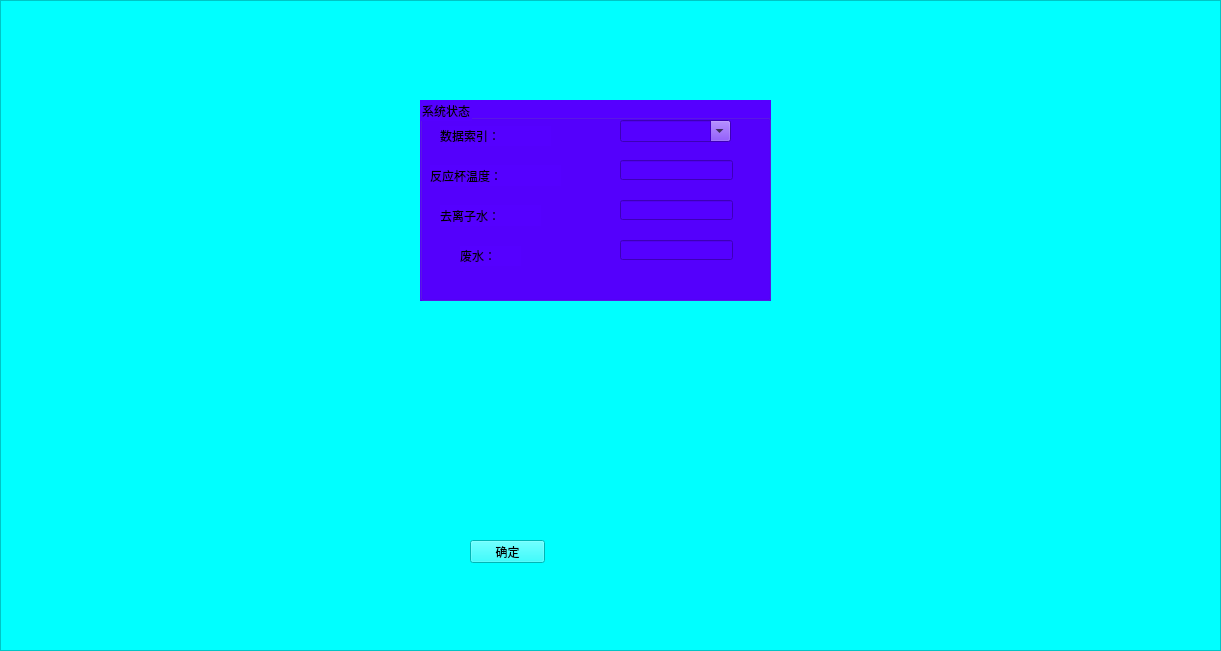
   <widget class="QFrame" name="frame">
    <property name="geometry">
     <rect>
      <x>0</x>
      <y>69</y>
      <width>1221</width>
      <height>651</height>
     </rect>
    </property>
    <property name="autoFillBackground">
     <bool>false</bool>
    </property>
    <property name="styleSheet">
     <string notr="true">background-color: rgb(0, 255, 255);</string>
    </property>
    <property name="frameShape">
     <enum>QFrame::StyledPanel</enum>
    </property>
    <property name="frameShadow">
     <enum>QFrame::Raised</enum>
    </property>
    <widget class="QGroupBox" name="groupBox">
     <property name="geometry">
      <rect>
       <x>420</x>
       <y>100</y>
       <width>351</width>
       <height>201</height>
      </rect>
     </property>
     <property name="styleSheet">
      <string notr="true">background-color: rgb(85, 0, 255);</string>
     </property>
     <property name="title">
      <string>系统状态</string>
     </property>
     <widget class="QLabel" name="label">
      <property name="geometry">
       <rect>
        <x>20</x>
        <y>26</y>
        <width>111</width>
        <height>20</height>
       </rect>
      </property>
      <property name="text">
       <string>数据索引：</string>
      </property>
     </widget>
     <widget class="QLabel" name="label_2">
      <property name="geometry">
       <rect>
        <x>10</x>
        <y>65</y>
        <width>131</width>
        <height>21</height>
       </rect>
      </property>
      <property name="text">
       <string>反应杯温度：</string>
      </property>
     </widget>
     <widget class="QLabel" name="label_3">
      <property name="geometry">
       <rect>
        <x>20</x>
        <y>105</y>
        <width>101</width>
        <height>21</height>
       </rect>
      </property>
      <property name="text">
       <string>去离子水：</string>
      </property>
     </widget>
     <widget class="QLabel" name="label_4">
      <property name="geometry">
       <rect>
        <x>40</x>
        <y>146</y>
        <width>61</width>
        <height>20</height>
       </rect>
      </property>
      <property name="text">
       <string>废水：</string>
      </property>
     </widget>
     <widget class="QComboBox" name="comboBox">
      <property name="geometry">
       <rect>
        <x>200</x>
        <y>20</y>
        <width>111</width>
        <height>22</height>
       </rect>
      </property>
      <property name="editable">
       <bool>true</bool>
      </property>
     </widget>
     <widget class="QLineEdit" name="lineEdit">
      <property name="geometry">
       <rect>
        <x>200</x>
        <y>60</y>
        <width>113</width>
        <height>20</height>
       </rect>
      </property>
     </widget>
     <widget class="QLineEdit" name="lineEdit_2">
      <property name="geometry">
       <rect>
        <x>200</x>
        <y>100</y>
        <width>113</width>
        <height>20</height>
       </rect>
      </property>
     </widget>
     <widget class="QLineEdit" name="lineEdit_3">
      <property name="geometry">
       <rect>
        <x>200</x>
        <y>140</y>
        <width>113</width>
        <height>20</height>
       </rect>
      </property>
     </widget>
    </widget>
    <widget class="QPushButton" name="pushButton">
     <property name="geometry">
      <rect>
       <x>470</x>
       <y>540</y>
       <width>75</width>
       <height>23</height>
      </rect>
     </property>
     <property name="text">
      <string>确定</string>
     </property>
    </widget>
   </widget>
